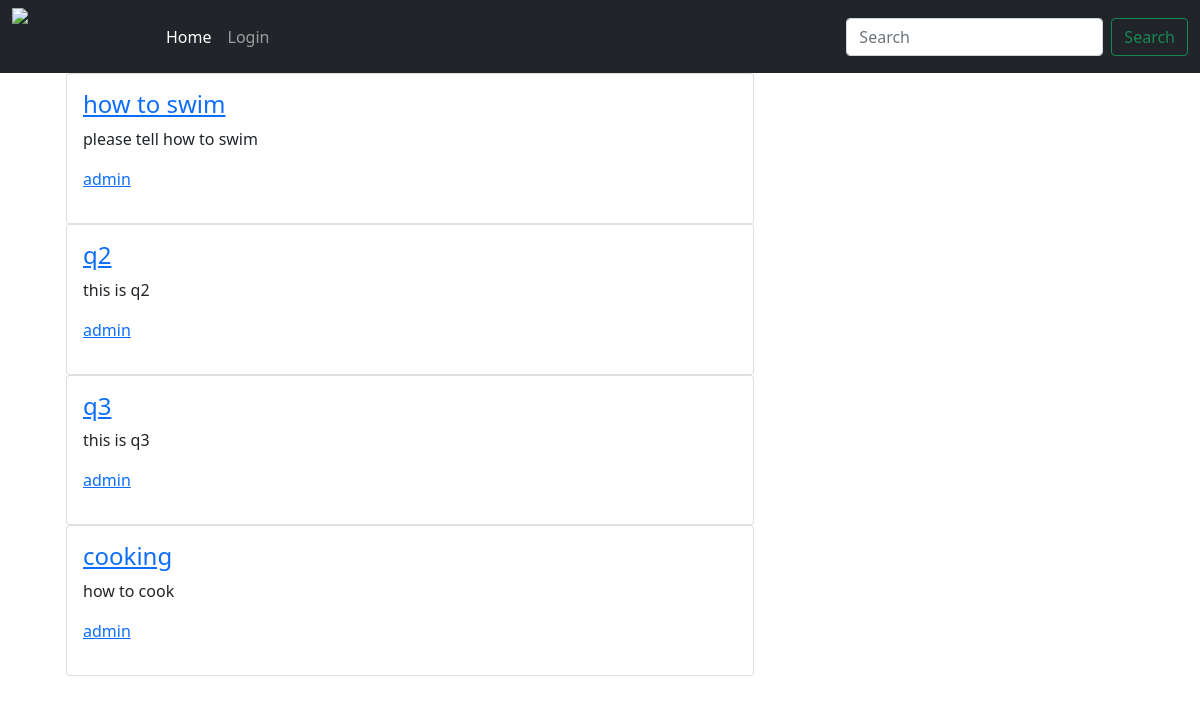
The app's page /index/ with its own data.
### main/models.py (models this page shows, shortened)
class Question(models.Model):
    user=models.ForeignKey(User,on_delete=models.CASCADE)
    title=models.CharField(max_length=300)
    detail=models.TextField()
    add_time=models.DateTimeField(auto_now_add=True)

### main/views.py (the view)
# urls.py: path('index/', views.index, name='index'),
def index(request):
    quests=Question.objects.all()
    return render(request, 'index.html',{'quests':quests})

### templates/index.html (shortened to what this page needs)
{% extends "base.html" %}
{% block body %}
<div class="container" xmlns="http://www.w3.org/1999/html">
                 {% for quests in quests %}
                    <div class="card mb=3">
                        <div class="card-body">
                            <h4 class="card-title"><a href="/detail/{{quests.id}}"> {{quests.title}}</a></h4>
                            <p class="card-text">{{quests.detail}}</p>
                            <p>
                                <a href="#" class="mr-3">{{quests.user.username}}</a>
                            </p>
                        </div>
                    </div>
                 {% endfor %}
             </div>
{% endblock %}

### templates/base.html (shortened to what this page needs)
{% load static %}
{% load humanize %}
<!DOCTYPE html>
<html lang="en">
  <head>
    <link href="https://cdn.jsdelivr.net/npm/bootstrap@5.0.0-beta3/dist/css/bootstrap.min.css" rel="stylesheet">
    <link rel="stylesheet" type="text/css" href="{% static 'askme/main.css' %}">
  </head>
  <body>
    <nav class="navbar navbar-expand-lg navbar-dark bg-dark">
  <div class="container-fluid">
   <img width="146" height="57" class="default_logo" alt="Ask me" src="https://2code.info/demo/themes/ask-me/wp-content/themes/ask-me/images/logo.png">
    <div class="collapse navbar-collapse" id="navbarSupportedContent">
      <ul class="navbar-nav me-auto mb-2 mb-lg-0">
        <li class="nav-item">
          <a class="nav-link active" aria-current="page" href="/">Home</a>
        </li>
        {% if user.is_authenticated%}
        <li class="nav-item">
          <a class="nav-link" href="/accounts/logout">Logout</a>
        </li>
        <li class="nav-item">
          <a class="nav-link" href="/users/profile">Profile</a>
        </li>
        <li class="nav-item">
          <a class="nav-link" href="/ask">ask question</a>
        </li>
         <li class="nav-item">
          <a class="nav-link" href="/index">question</a>
        </li>
        {% else %}
        <li class="nav-item">
          <a class="nav-link" href="accounts/login">Login</a>
        </li>
        {% endif %}
      </ul>
      <form class="d-flex">
        <input class="form-control me-2" type="search" placeholder="Search" aria-label="Search">
        <button class="btn btn-outline-success" type="submit">Search</button>
      </form>
    </div>
  </div>
</nav>
    <main role="main" class="container">
      <div class="row">
        <div class="col-md-8">
          {% block body %} {% endblock %}
        </div>
      </div>
    </main>
</body>
</html>

### main/static/askme/main.css (style rules this page uses)
h1, h2, h3, h4, h5, h6 { color: #444444; }
ul { margin: 0; }

### records on screen
Question: title "how to swim", detail "please tell how to swim", user.username "admin"
Question: title "q2", detail "this is q2", user.username "admin"
Question: title "q3", detail "this is q3", user.username "admin"
Question: title "cooking", detail "how to cook", user.username "admin"
